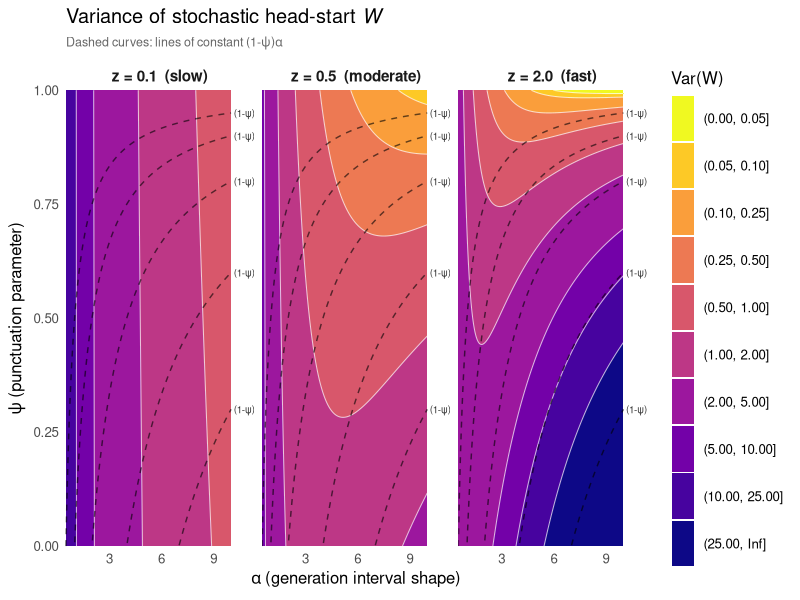
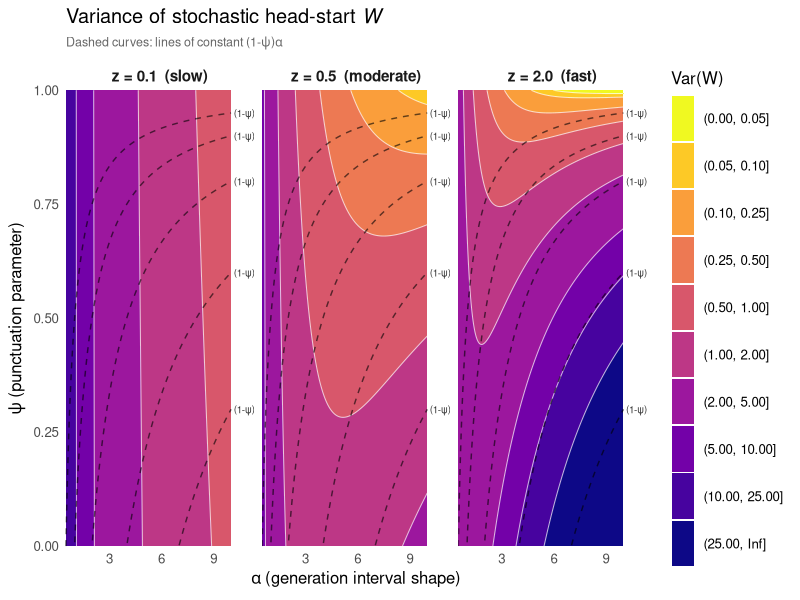
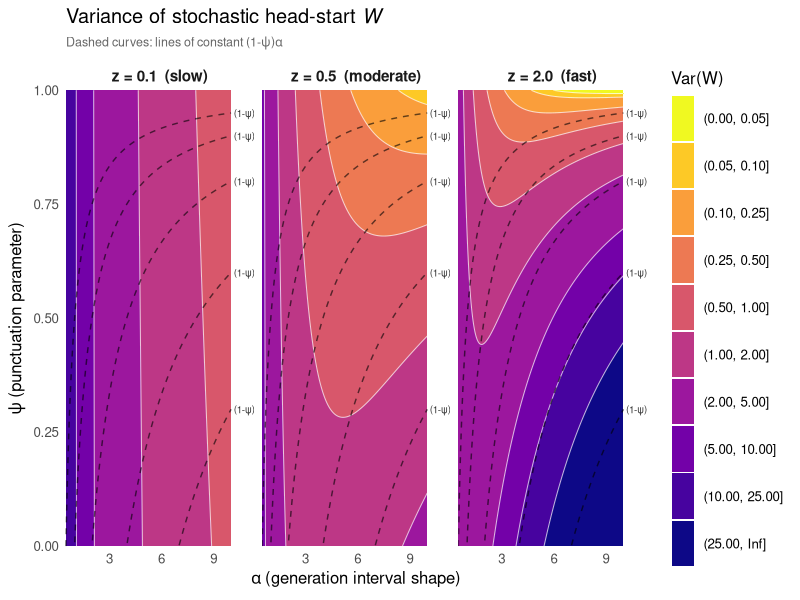

The R source for these figures, in order:
library(ggplot2)
library(dplyr)
library(tidyr)

# --- Core function ---
var_W <- function(z, alpha, psi) {
  c_val   <- (1 + z) / (1 + 2*z)
  sig_val <- (1 + z)^2 / (1 + 2*z)
  
  numer <- c_val^alpha + sig_val^((1 - psi)*alpha) - 1
  denom <- 1 - c_val^alpha
  
  # Return NA outside validity region (denom <= 0 or numer/denom <= 0)
  ifelse(denom > 0 & numer > 0, numer / denom, NA_real_)
}

# --- Grid ---
alpha_seq <- seq(0.5, 10,  length.out = 300)
psi_seq   <- seq(0,   1,   length.out = 300)
z_vals    <- c(0.1, 0.5, 2.0)
z_labels  <- c("z = 0.1  (slow)", "z = 0.5  (moderate)", "z = 2.0  (fast)")

grid <- expand.grid(alpha = alpha_seq, psi = psi_seq, z = z_vals) |>
  mutate(
    VarW  = var_W(z, alpha, psi),
    z_lab = factor(z, levels = z_vals, labels = z_labels)
  )

# --- Hyperbola overlay: (1 - psi)*alpha = k ---
k_vals <- c(0.5, 1, 2, 4, 7)

hyperbolas <- expand.grid(k = k_vals, alpha = alpha_seq) |>
  mutate(psi = 1 - k / alpha) |>
  filter(psi >= 0, psi <= 1) |>
  mutate(k_lab = factor(k))

# Replicate hyperbolas across z panels
hyperbolas <- bind_rows(lapply(z_vals, function(zv) {
  hyperbolas |> mutate(z = zv,
                       z_lab = factor(zv, levels = z_vals, labels = z_labels))
}))

# --- Contour breaks: shared across panels for comparability ---
breaks_contour <- c(0.05, 0.1, 0.25, 0.5, 1, 2, 5, 10, 25)

# --- Plot ---
p <- ggplot(grid, aes(x = alpha, y = psi)) +

  # Filled contours
  geom_contour_filled(
    aes(z = VarW),
    breaks = c(0, breaks_contour, Inf)
  ) +

  # Labelled contour lines
  geom_contour(
    aes(z = VarW),
    breaks  = breaks_contour,
    colour  = "white",
    linewidth = 0.35,
    alpha   = 0.7
  ) +

  # Hyperbola overlays
  geom_line(
    data      = hyperbolas,
    aes(x = alpha, y = psi, group = k_lab),
    colour    = "black",
    linetype  = "dashed",
    linewidth = 0.5,
    alpha     = 0.6
  ) +

  # Hyperbola labels at right edge
  geom_text(
    data = hyperbolas |>
      group_by(k, z_lab) |>
      filter(alpha == max(alpha)) |>
      ungroup(),
    aes(x = alpha + 0.15, y = psi,
        label = paste0("(1-\u03c8)\u03b1 = ", k)),
    hjust   = 0,
    size    = 2.5,
    colour  = "black",
    alpha   = 0.8
  ) +

  facet_wrap(~ z_lab, nrow = 1) +

  scale_x_continuous(
    name   = expression(alpha ~ "(generation interval shape)"),
    expand = expansion(mult = c(0, 0.12))
  ) +
  scale_y_continuous(
    name   = expression(psi ~ "(punctuation parameter)"),
    limits = c(0, 1),
    expand = expansion(mult = 0)
  ) +
  scale_fill_viridis_d(
    name   = "Var(W)",
    option = "plasma",
    direction = -1,
    # labels = function(x) breaks_contour   # label by lower break
  ) +

  labs(
    title    = expression("Variance of stochastic head-start " * italic(W)),
    subtitle = expression("Dashed curves: lines of constant (1-" * psi * ")" * alpha)
  ) +

  theme_minimal(base_size = 12) +
  theme(
    panel.grid      = element_blank(),
    strip.text      = element_text(face = "bold", size = 11),
    legend.position = "right",
    legend.key.height = unit(1.2, "cm"),
    plot.title      = element_text(face = "bold"),
    plot.subtitle   = element_text(colour = "grey40", size = 9)
  )

print(p)

# Save
ggsave("fig_varW_contour.pdf", p, width = 12, height = 4.5)
ggsave("fig_varW_contour.png", p, width = 12, height = 4.5, dpi = 300)
